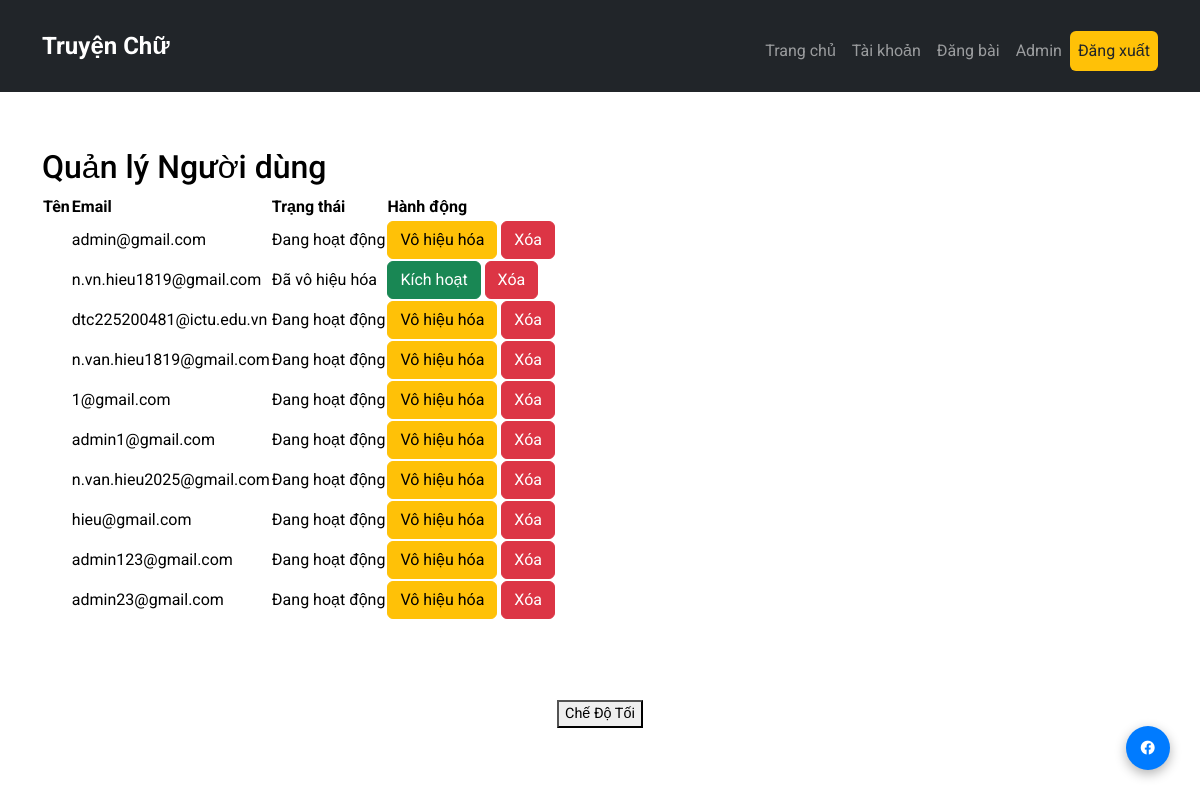
Screenshot of /admin/manage_users (signed in) with the database file from the repository.
### app/models.py (models this page shows, shortened)
class User(db.Model):
    __tablename__ = 'user'  # Đặt tên bảng rõ ràng
    user_id = db.Column(db.Integer, primary_key=True)
    email = db.Column(db.String(100), nullable=False, unique=True)
    password_hash = db.Column(db.String(256), nullable=False)  # Tăng độ dài lên 256
    is_active = db.Column(db.Boolean, default=True)  # Trạng thái tài khoản
    stories = db.relationship('Story', back_populates='author', cascade='all, delete-orphan')
    comments = db.relationship('Comment', back_populates='author', cascade='all, delete-orphan')

### app/routes.py (the view)
@main.route("/admin/manage_users")
def manage_users():
    if "user" in session and session.get("is_admin"):
        users = User.query.all()
        return render_template("manage_users.html", users=users)
    flash("You need to be an admin to access this page.", "danger")
    return redirect(url_for("main.login"))

### app/templates/manage_users.html (shortened to what this page needs)
{% extends "base.html" %}
{% block content %}
<h2>Quản lý Người dùng</h2>
{% if users %}
<table>
    <thead>
        <tr>
            <th>Tên</th>
            <th>Email</th>
            <th>Trạng thái</th>
            <th>Hành động</th>
        </tr>
    </thead>
    <tbody>
        {% for user in users %}
        <tr>
            <td>{{ user.name }}</td>
            <td>{{ user.email }}</td>
            <td>{{ "Đang hoạt động" if user.is_active else "Đã vô hiệu hóa" }}</td>
            <td>
                {% if user.is_active %}
                    <a href="{{ url_for('main.deactivate_user', user_id=user.user_id) }}" class="btn btn-warning">Vô hiệu hóa</a>
                {% else %}
                    <a href="{{ url_for('main.activate_user', user_id=user.user_id) }}" class="btn btn-success">Kích hoạt</a>
                {% endif %}
                <a href="{{ url_for('main.delete_user', user_id=user.user_id) }}" class="btn btn-danger" onclick="return confirm('Bạn có chắc chắn muốn xóa người dùng này không?')">Xóa</a>
            </td>
        </tr>
        {% endfor %}
    </tbody>
</table>
{% else %}
<p>Không có người dùng nào.</p>
{% endif %}
{% endblock %}

### app/static/style.css (style rules this page uses)
body { font-family: 'Roboto', sans-serif; background-color: #f8f9fa; }
body { background-color: #ffffff; color: #000000; }

### rows the page displays
User: email "admin@gmail.com", is_active "Đang hoạt động"
User: email "n.vn.hieu1819@gmail.com", is_active "Đã vô hiệu hóa"
User: email "dtc225200481@ictu.edu.vn", is_active "Đang hoạt động"
User: email "n.van.hieu1819@gmail.com", is_active "Đang hoạt động"
User: email "1@gmail.com", is_active "Đang hoạt động"
User: email "admin1@gmail.com", is_active "Đang hoạt động"
User: email "n.van.hieu2025@gmail.com", is_active "Đang hoạt động"
User: email "hieu@gmail.com", is_active "Đang hoạt động"
User: email "admin123@gmail.com", is_active "Đang hoạt động"
User: email "admin23@gmail.com", is_active "Đang hoạt động"
